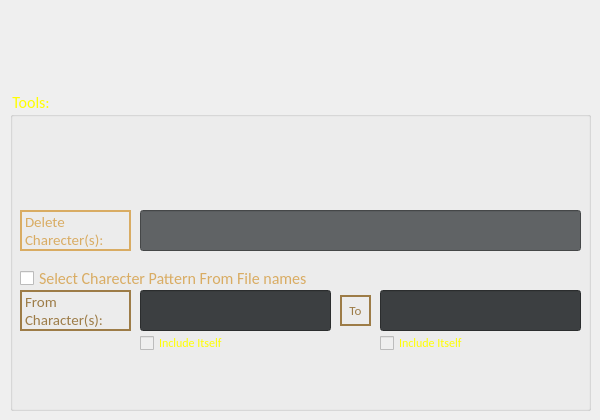
    <widget class="QWidget" name="tab_Delete">
     <property name="cursor">
      <cursorShape>ArrowCursor</cursorShape>
     </property>
     <attribute name="title">
      <string>Deleter</string>
     </attribute>
     <widget class="QGroupBox" name="groupBox_Tools">
      <property name="geometry">
       <rect>
        <x>10</x>
        <y>90</y>
        <width>581</width>
        <height>321</height>
       </rect>
      </property>
      <property name="font">
       <font>
        <family>Calibri</family>
        <pointsize>12</pointsize>
        <weight>50</weight>
        <bold>false</bold>
       </font>
      </property>
      <property name="styleSheet">
       <string notr="true">color:yellow</string>
      </property>
      <property name="title">
       <string>Tools:</string>
      </property>
      <widget class="QLabel" name="Label_Delete">
       <property name="geometry">
        <rect>
         <x>10</x>
         <y>120</y>
         <width>111</width>
         <height>41</height>
        </rect>
       </property>
       <property name="sizePolicy">
        <sizepolicy hsizetype="Expanding" vsizetype="Expanding">
         <horstretch>0</horstretch>
         <verstretch>0</verstretch>
        </sizepolicy>
       </property>
       <property name="font">
        <font>
         <family>Calibri</family>
         <pointsize>11</pointsize>
         <weight>50</weight>
         <bold>false</bold>
         <stylestrategy>PreferDefault</stylestrategy>
         <kerning>true</kerning>
        </font>
       </property>
       <property name="contextMenuPolicy">
        <enum>Qt::DefaultContextMenu</enum>
       </property>
       <property name="statusTip">
        <string/>
       </property>
       <property name="styleSheet">
        <string notr="true">color:#D9AC63</string>
       </property>
       <property name="frameShape">
        <enum>QFrame::WinPanel</enum>
       </property>
       <property name="text">
        <string>Delete Charecter(s):</string>
       </property>
       <property name="textFormat">
        <enum>Qt::AutoText</enum>
       </property>
       <property name="alignment">
        <set>Qt::AlignLeading|Qt::AlignLeft|Qt::AlignVCenter</set>
       </property>
       <property name="wordWrap">
        <bool>true</bool>
       </property>
      </widget>
      <widget class="QLabel" name="Label_From">
       <property name="geometry">
        <rect>
         <x>10</x>
         <y>200</y>
         <width>111</width>
         <height>41</height>
        </rect>
       </property>
       <property name="sizePolicy">
        <sizepolicy hsizetype="Expanding" vsizetype="Expanding">
         <horstretch>0</horstretch>
         <verstretch>0</verstretch>
        </sizepolicy>
       </property>
       <property name="font">
        <font>
         <family>Calibri</family>
         <pointsize>11</pointsize>
         <weight>50</weight>
         <bold>false</bold>
         <stylestrategy>PreferDefault</stylestrategy>
         <kerning>true</kerning>
        </font>
       </property>
       <property name="contextMenuPolicy">
        <enum>Qt::DefaultContextMenu</enum>
       </property>
       <property name="statusTip">
        <string/>
       </property>
       <property name="styleSheet">
        <string notr="true">color:#9D7C47</string>
       </property>
       <property name="frameShape">
        <enum>QFrame::WinPanel</enum>
       </property>
       <property name="text">
        <string>From Character(s):</string>
       </property>
       <property name="textFormat">
        <enum>Qt::AutoText</enum>
       </property>
       <property name="alignment">
        <set>Qt::AlignLeading|Qt::AlignLeft|Qt::AlignVCenter</set>
       </property>
       <property name="wordWrap">
        <bool>true</bool>
       </property>
      </widget>
      <widget class="QLineEdit" name="lineEdit_To">
       <property name="enabled">
        <bool>false</bool>
       </property>
       <property name="geometry">
        <rect>
         <x>370</x>
         <y>200</y>
         <width>201</width>
         <height>41</height>
        </rect>
       </property>
       <property name="font">
        <font>
         <family>Calibri</family>
         <pointsize>12</pointsize>
         <weight>50</weight>
         <bold>false</bold>
        </font>
       </property>
       <property name="focusPolicy">
        <enum>Qt::WheelFocus</enum>
       </property>
       <property name="styleSheet">
        <string notr="true">background-color:#3C3F41</string>
       </property>
       <property name="alignment">
        <set>Qt::AlignLeading|Qt::AlignLeft|Qt::AlignVCenter</set>
       </property>
       <property name="placeholderText">
        <string/>
       </property>
       <property name="clearButtonEnabled">
        <bool>false</bool>
       </property>
      </widget>
      <widget class="QLabel" name="Label_To">
       <property name="geometry">
        <rect>
         <x>330</x>
         <y>205</y>
         <width>31</width>
         <height>31</height>
        </rect>
       </property>
       <property name="sizePolicy">
        <sizepolicy hsizetype="Expanding" vsizetype="Expanding">
         <horstretch>0</horstretch>
         <verstretch>0</verstretch>
        </sizepolicy>
       </property>
       <property name="font">
        <font>
         <family>Calibri</family>
         <pointsize>10</pointsize>
         <weight>50</weight>
         <bold>false</bold>
         <stylestrategy>PreferDefault</stylestrategy>
         <kerning>true</kerning>
        </font>
       </property>
       <property name="contextMenuPolicy">
        <enum>Qt::DefaultContextMenu</enum>
       </property>
       <property name="statusTip">
        <string/>
       </property>
       <property name="styleSheet">
        <string notr="true">color:#9D7C47</string>
       </property>
       <property name="frameShape">
        <enum>QFrame::WinPanel</enum>
       </property>
       <property name="text">
        <string>To</string>
       </property>
       <property name="textFormat">
        <enum>Qt::AutoText</enum>
       </property>
       <property name="alignment">
        <set>Qt::AlignCenter</set>
       </property>
       <property name="wordWrap">
        <bool>true</bool>
       </property>
      </widget>
      <widget class="QLineEdit" name="lineEdit_From">
       <property name="enabled">
        <bool>false</bool>
       </property>
       <property name="geometry">
        <rect>
         <x>130</x>
         <y>200</y>
         <width>191</width>
         <height>41</height>
        </rect>
       </property>
       <property name="font">
        <font>
         <family>Calibri</family>
         <pointsize>12</pointsize>
         <weight>50</weight>
         <bold>false</bold>
        </font>
       </property>
       <property name="focusPolicy">
        <enum>Qt::WheelFocus</enum>
       </property>
       <property name="styleSheet">
        <string notr="true">background-color:#3C3F41</string>
       </property>
       <property name="alignment">
        <set>Qt::AlignLeading|Qt::AlignLeft|Qt::AlignVCenter</set>
       </property>
       <property name="placeholderText">
        <string/>
       </property>
       <property name="clearButtonEnabled">
        <bool>false</bool>
       </property>
      </widget>
      <widget class="QCheckBox" name="checkBox_Select">
       <property name="geometry">
        <rect>
         <x>10</x>
         <y>180</y>
         <width>381</width>
         <height>16</height>
        </rect>
       </property>
       <property name="font">
        <font>
         <family>Calibri</family>
         <pointsize>12</pointsize>
         <weight>50</weight>
         <bold>false</bold>
        </font>
       </property>
       <property name="statusTip">
        <string>Check if you want to select what's between characters.</string>
       </property>
       <property name="styleSheet">
        <string notr="true">color:#D9AC63</string>
       </property>
       <property name="text">
        <string>Select Charecter Pattern From File names</string>
       </property>
      </widget>
      <widget class="QCheckBox" name="checkBox_From">
       <property name="enabled">
        <bool>false</bool>
       </property>
       <property name="geometry">
        <rect>
         <x>130</x>
         <y>245</y>
         <width>111</width>
         <height>16</height>
        </rect>
       </property>
       <property name="font">
        <font>
         <family>Calibri</family>
         <weight>50</weight>
         <bold>false</bold>
        </font>
       </property>
       <property name="cursor">
        <cursorShape>PointingHandCursor</cursorShape>
       </property>
       <property name="text">
        <string>Include Itself</string>
       </property>
      </widget>
      <widget class="QCheckBox" name="checkBox_To">
       <property name="enabled">
        <bool>false</bool>
       </property>
       <property name="geometry">
        <rect>
         <x>370</x>
         <y>245</y>
         <width>101</width>
         <height>16</height>
        </rect>
       </property>
       <property name="font">
        <font>
         <family>Calibri</family>
         <weight>50</weight>
         <bold>false</bold>
        </font>
       </property>
       <property name="cursor">
        <cursorShape>PointingHandCursor</cursorShape>
       </property>
       <property name="text">
        <string>Include Itself</string>
       </property>
      </widget>
      <widget class="QLineEdit" name="lineEdit_Delete">
       <property name="enabled">
        <bool>true</bool>
       </property>
       <property name="geometry">
        <rect>
         <x>130</x>
         <y>120</y>
         <width>441</width>
         <height>41</height>
        </rect>
       </property>
       <property name="font">
        <font>
         <family>Calibri</family>
         <pointsize>12</pointsize>
         <weight>50</weight>
         <bold>false</bold>
        </font>
       </property>
       <property name="focusPolicy">
        <enum>Qt::WheelFocus</enum>
       </property>
       <property name="statusTip">
        <string>Type Charecters to want to be deleted from file name</string>
       </property>
       <property name="styleSheet">
        <string notr="true">background-color:#606365</string>
       </property>
       <property name="alignment">
        <set>Qt::AlignLeading|Qt::AlignLeft|Qt::AlignVCenter</set>
       </property>
       <property name="placeholderText">
        <string/>
       </property>
       <property name="clearButtonEnabled">
        <bool>false</bool>
       </property>
      </widget>
     </widget>
    </widget>
